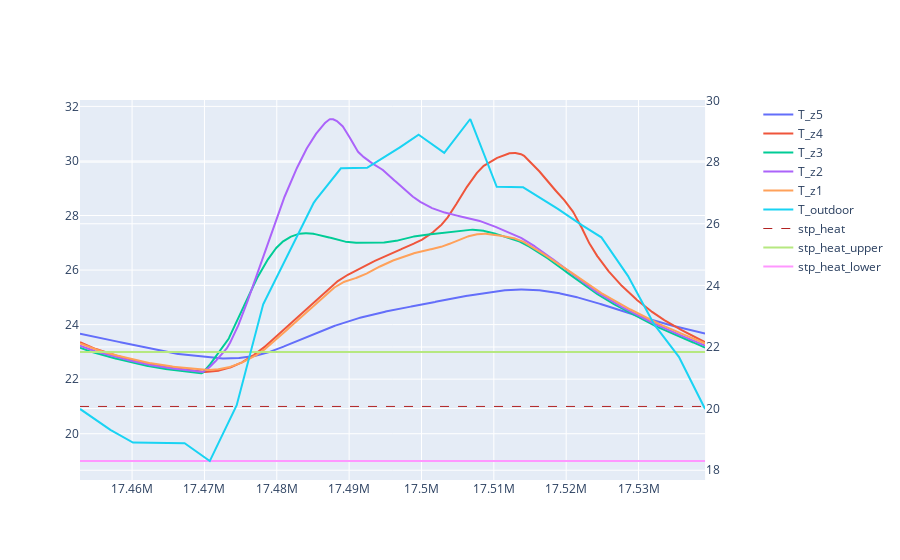
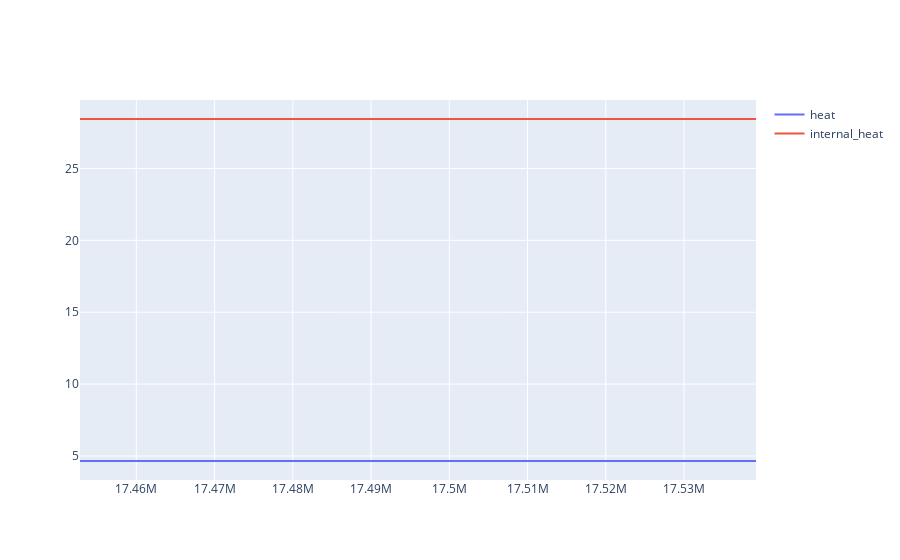
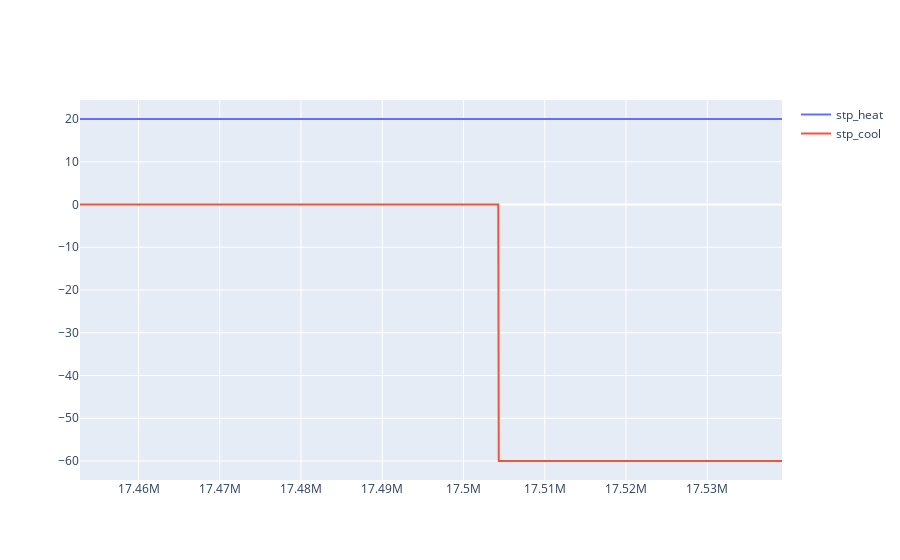
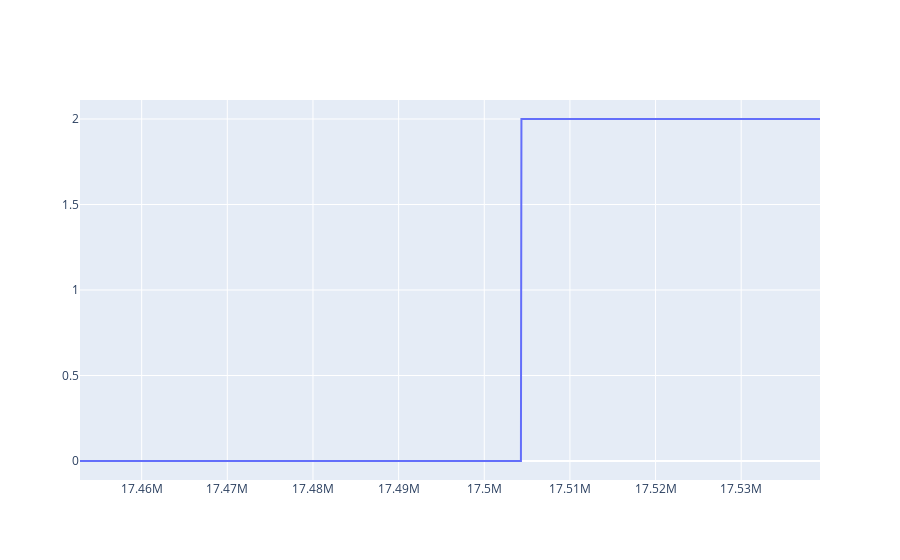

Notebook cell for these charts, in order:
### Code cell
fig = plotly.subplots.make_subplots(rows=1, cols=1, specs=[[{"secondary_y": True}]])

fig.add_trace(go.Scatter(x=df.time_seconds, y=df["FMU_SPACE5_1_Zone_Air_Temperature"], mode='lines',name='T_z5'), row=1, col=1, secondary_y=False)
fig.add_trace(go.Scatter(x=df.time_seconds, y=df["FMU_SPACE4_1_Zone_Air_Temperature"], mode='lines',name='T_z4'), row=1, col=1, secondary_y=False)
fig.add_trace(go.Scatter(x=df.time_seconds, y=df["FMU_SPACE3_1_Zone_Air_Temperature"], mode='lines',name='T_z3'), row=1, col=1, secondary_y=False)
fig.add_trace(go.Scatter(x=df.time_seconds, y=df["FMU_SPACE2_1_Zone_Air_Temperature"], mode='lines',name='T_z2'), row=1, col=1, secondary_y=False)
fig.add_trace(go.Scatter(x=df.time_seconds, y=df["FMU_SPACE1_1_Zone_Air_Temperature"], mode='lines',name='T_z1'), row=1, col=1, secondary_y=False)
fig.add_trace(go.Scatter(
    x=df.time_seconds, y=df["FMU_Environment_Site_Outdoor_Air_Drybulb_Temperature"], mode='lines',name='T_outdoor')
              , row=1, col=1, secondary_y=True)

fig.add_trace(go.Scatter(x=df.time_seconds, y=df["stp_heat"],
                         mode='lines',
                         line=dict(color='firebrick', width=1,dash='dash'),
                         name='stp_heat'), row=1, col=1, secondary_y=False)
fig.add_trace(go.Scatter(x=df.time_seconds, y=df["stp_heat"] + df["deadband"], mode='lines',name='stp_heat_upper'), row=1, col=1, secondary_y=False)
fig.add_trace(go.Scatter(x=df.time_seconds, y=df["stp_heat"] - df["deadband"], mode='lines',name='stp_heat_lower'), row=1, col=1, secondary_y=False)
fig.show()

fig = plotly.subplots.make_subplots(rows=1, cols=1)
fig.add_trace(go.Scatter(x=df.time_seconds, y=df["total_heat"], mode='lines',name='heat'), row=1, col=1)
fig.add_trace(go.Scatter(x=df.time_seconds, y=df["total_internal_heat"], mode='lines',name='internal_heat'), row=1, col=1)
fig.show()
fig = plotly.subplots.make_subplots(rows=1, cols=1)
fig.add_trace(go.Scatter(x=df.time_seconds, y=df["FMU_SPACE1_1_Zone_Thermostat_Heating_Setpoint_Temperature"], mode='lines',name='stp_heat'), row=1, col=1)
fig.add_trace(go.Scatter(x=df.time_seconds, y=df["FMU_SPACE1_1_Zone_Thermostat_Cooling_Setpoint_Temperature"], mode='lines',name='stp_cool'), row=1, col=1)
fig.show()
fig = plotly.subplots.make_subplots(rows=1, cols=1)
fig.add_trace(go.Scatter(x=df.time_seconds, y=df["HVAC_mode"], mode='lines',name='HVAC_mode'), row=1, col=1)
fig.show()
# fig.update_layout(height=800, width=1000, title_text="Simulation results")

### Figure 1 — Plotly figure (JSON) as saved in the notebook; plotly's stock layout.template omitted (floating-point values rounded to 4 significant figures; data arrays with more than 128 entries replaced by an {"elided": "..."} marker saying what was removed)
{"data": [{"mode": "lines", "name": "T_z5", "type": "scatter", "x": {"elided": "1441 int values"}, "xaxis": "x", "y": {"elided": "1441 float values"}, "yaxis": "y"}, {"mode": "lines", "name": "T_z4", "type": "scatter", "x": {"elided": "1441 int values"}, "xaxis": "x", "y": {"elided": "1441 float values"}, "yaxis": "y"}, {"mode": "lines", "name": "T_z3", "type": "scatter", "x": {"elided": "1441 int values"}, "xaxis": "x", "y": {"elided": "1441 float values"}, "yaxis": "y"}, {"mode": "lines", "name": "T_z2", "type": "scatter", "x": {"elided": "1441 int values"}, "xaxis": "x", "y": {"elided": "1441 float values"}, "yaxis": "y"}, {"mode": "lines", "name": "T_z1", "type": "scatter", "x": {"elided": "1441 int values"}, "xaxis": "x", "y": {"elided": "1441 float values"}, "yaxis": "y"}, {"mode": "lines", "name": "T_outdoor", "type": "scatter", "x": {"elided": "1441 int values"}, "xaxis": "x", "y": {"elided": "1441 float values"}, "yaxis": "y2"}, {"line": {"color": "firebrick", "dash": "dash", "width": 1}, "mode": "lines", "name": "stp_heat", "type": "scatter", "x": {"elided": "1441 int values"}, "xaxis": "x", "y": {"elided": "1441 int values"}, "yaxis": "y"}, {"mode": "lines", "name": "stp_heat_upper", "type": "scatter", "x": {"elided": "1441 int values"}, "xaxis": "x", "y": {"elided": "1441 int values"}, "yaxis": "y"}, {"mode": "lines", "name": "stp_heat_lower", "type": "scatter", "x": {"elided": "1441 int values"}, "xaxis": "x", "y": {"elided": "1441 int values"}, "yaxis": "y"}], "layout": {"autosize": true, "xaxis": {"anchor": "y", "autorange": true, "domain": [0, 0.94], "range": [17452800, 17539200], "type": "linear"}, "yaxis": {"anchor": "x", "autorange": true, "domain": [0, 1], "range": [18.3, 32.23], "type": "linear"}, "yaxis2": {"anchor": "x", "autorange": true, "overlaying": "y", "range": [17.68, 30.02], "side": "right", "type": "linear"}}}

### Figure 2 — Plotly figure (JSON) as saved in the notebook; plotly's stock layout.template omitted (floating-point values rounded to 4 significant figures; data arrays with more than 128 entries replaced by an {"elided": "..."} marker saying what was removed)
{"data": [{"mode": "lines", "name": "heat", "type": "scatter", "x": {"elided": "1441 int values"}, "xaxis": "x", "y": {"elided": "1441 float values"}, "yaxis": "y"}, {"mode": "lines", "name": "internal_heat", "type": "scatter", "x": {"elided": "1441 int values"}, "xaxis": "x", "y": {"elided": "1441 float values"}, "yaxis": "y"}], "layout": {"autosize": true, "xaxis": {"anchor": "y", "autorange": true, "domain": [0, 1], "range": [17452800, 17539200], "type": "linear"}, "yaxis": {"anchor": "x", "autorange": true, "domain": [0, 1], "range": [3.328, 29.76], "type": "linear"}}}

### Figure 3 — Plotly figure (JSON) as saved in the notebook; plotly's stock layout.template omitted (floating-point values rounded to 4 significant figures; data arrays with more than 128 entries replaced by an {"elided": "..."} marker saying what was removed)
{"data": [{"mode": "lines", "name": "stp_heat", "type": "scatter", "x": {"elided": "1441 int values"}, "xaxis": "x", "y": {"elided": "1441 int values"}, "yaxis": "y"}, {"mode": "lines", "name": "stp_cool", "type": "scatter", "x": {"elided": "1441 int values"}, "xaxis": "x", "y": {"elided": "1441 int values"}, "yaxis": "y"}], "layout": {"autosize": true, "xaxis": {"anchor": "y", "autorange": true, "domain": [0, 1], "range": [17452800, 17539200], "type": "linear"}, "yaxis": {"anchor": "x", "autorange": true, "domain": [0, 1], "range": [-64.44, 24.44], "type": "linear"}}}

### Figure 4 — Plotly figure (JSON) as saved in the notebook; plotly's stock layout.template omitted (floating-point values rounded to 4 significant figures; data arrays with more than 128 entries replaced by an {"elided": "..."} marker saying what was removed)
{"data": [{"mode": "lines", "name": "HVAC_mode", "type": "scatter", "x": {"elided": "1441 int values"}, "xaxis": "x", "y": {"elided": "1441 int values"}, "yaxis": "y"}], "layout": {"autosize": true, "xaxis": {"anchor": "y", "autorange": true, "domain": [0, 1], "range": [17452800, 17539200], "type": "linear"}, "yaxis": {"anchor": "x", "autorange": true, "domain": [0, 1], "range": [-0.1111, 2.111], "type": "linear"}}}
